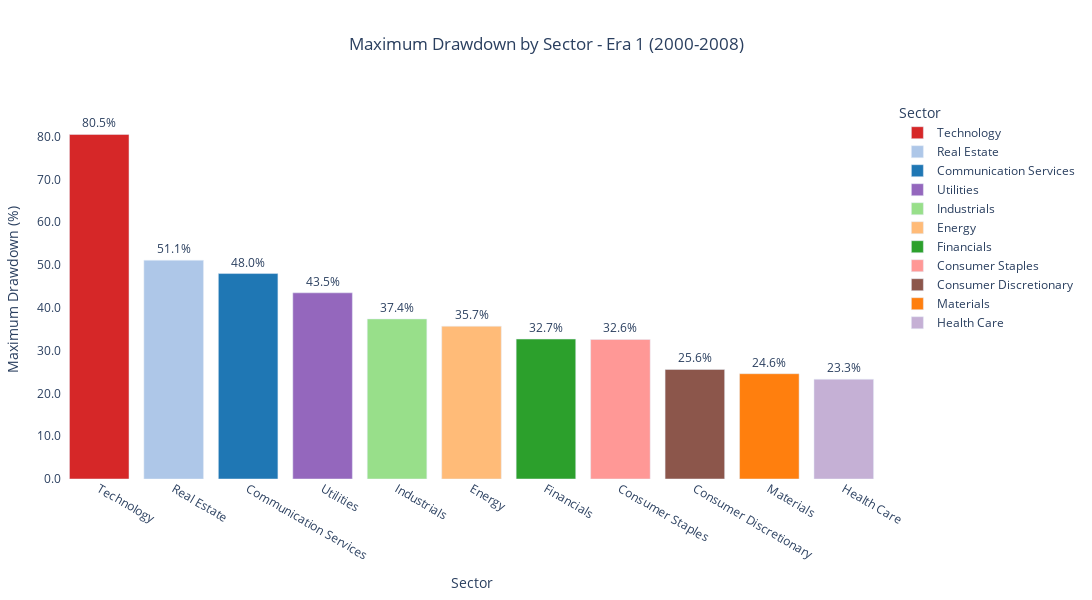

The code cell stored with this chart in its notebook:
### Markdown cell above
The annualised risk vs. return bubble plot provides valuable insights into sector performance. Sectors such as Utilities and Industrials stand out for offering above-average returns coupled with below-average risk, making them attractive options for investors seeking a favorable risk-return tradeoff. Returns are calculated as the average annual compounded return, reflecting consistent growth over time, while risk is measured by the annualised standard deviation, indicating the volatility of returns. The bubble size in the plot represents the market capitalisation of each sector, highlighting the relative scale of their contribution to the market. Notably, Financials and Consumer Discretionary are the two sectors with the largest market caps, underscoring their significant influence on the broader economy.

### Code cell
# Plotting Maximum Drawdown for Era 1
plot_max_drawdown_interactive(
    max_drawdown_era1, 
    'Era 1 (2000-2008)', 
    sector_colors_hex
)

### Figure 1 — Plotly figure (JSON) as saved in the notebook; plotly's stock layout.template omitted (floating-point values rounded to 4 significant figures)
{"data": [{"alignmentgroup": "True", "hovertemplate": "Sector=%{x}<br>Maximum Drawdown (%)=%{text}<extra></extra>", "legendgroup": "Technology", "marker": {"color": "#d62728", "pattern": {"shape": ""}}, "name": "Technology", "offsetgroup": "Technology", "orientation": "v", "showlegend": true, "text": [80.5], "textposition": "outside", "texttemplate": "%{text:.1f}%", "type": "bar", "x": ["Technology"], "xaxis": "x", "y": [80.5], "yaxis": "y"}, {"alignmentgroup": "True", "hovertemplate": "Sector=%{x}<br>Maximum Drawdown (%)=%{text}<extra></extra>", "legendgroup": "Real Estate", "marker": {"color": "#aec7e8", "pattern": {"shape": ""}}, "name": "Real Estate", "offsetgroup": "Real Estate", "orientation": "v", "showlegend": true, "text": [51.1], "textposition": "outside", "texttemplate": "%{text:.1f}%", "type": "bar", "x": ["Real Estate"], "xaxis": "x", "y": [51.1], "yaxis": "y"}, {"alignmentgroup": "True", "hovertemplate": "Sector=%{x}<br>Maximum Drawdown (%)=%{text}<extra></extra>", "legendgroup": "Communication Services", "marker": {"color": "#1f77b4", "pattern": {"shape": ""}}, "name": "Communication Services", "offsetgroup": "Communication Services", "orientation": "v", "showlegend": true, "text": [48], "textposition": "outside", "texttemplate": "%{text:.1f}%", "type": "bar", "x": ["Communication Services"], "xaxis": "x", "y": [48], "yaxis": "y"}, {"alignmentgroup": "True", "hovertemplate": "Sector=%{x}<br>Maximum Drawdown (%)=%{text}<extra></extra>", "legendgroup": "Utilities", "marker": {"color": "#9467bd", "pattern": {"shape": ""}}, "name": "Utilities", "offsetgroup": "Utilities", "orientation": "v", "showlegend": true, "text": [43.5], "textposition": "outside", "texttemplate": "%{text:.1f}%", "type": "bar", "x": ["Utilities"], "xaxis": "x", "y": [43.5], "yaxis": "y"}, {"alignmentgroup": "True", "hovertemplate": "Sector=%{x}<br>Maximum Drawdown (%)=%{text}<extra></extra>", "legendgroup": "Industrials", "marker": {"color": "#98df8a", "pattern": {"shape": ""}}, "name": "Industrials", "offsetgroup": "Industrials", "orientation": "v", "showlegend": true, "text": [37.4], "textposition": "outside", "texttemplate": "%{text:.1f}%", "type": "bar", "x": ["Industrials"], "xaxis": "x", "y": [37.4], "yaxis": "y"}, {"alignmentgroup": "True", "hovertemplate": "Sector=%{x}<br>Maximum Drawdown (%)=%{text}<extra></extra>", "legendgroup": "Energy", "marker": {"color": "#ffbb78", "pattern": {"shape": ""}}, "name": "Energy", "offsetgroup": "Energy", "orientation": "v", "showlegend": true, "text": [35.7], "textposition": "outside", "texttemplate": "%{text:.1f}%", "type": "bar", "x": ["Energy"], "xaxis": "x", "y": [35.7], "yaxis": "y"}, {"alignmentgroup": "True", "hovertemplate": "Sector=%{x}<br>Maximum Drawdown (%)=%{text}<extra></extra>", "legendgroup": "Financials", "marker": {"color": "#2ca02c", "pattern": {"shape": ""}}, "name": "Financials", "offsetgroup": "Financials", "orientation": "v", "showlegend": true, "text": [32.7], "textposition": "outside", "texttemplate": "%{text:.1f}%", "type": "bar", "x": ["Financials"], "xaxis": "x", "y": [32.7], "yaxis": "y"}, {"alignmentgroup": "True", "hovertemplate": "Sector=%{x}<br>Maximum Drawdown (%)=%{text}<extra></extra>", "legendgroup": "Consumer Staples", "marker": {"color": "#ff9896", "pattern": {"shape": ""}}, "name": "Consumer Staples", "offsetgroup": "Consumer Staples", "orientation": "v", "showlegend": true, "text": [32.6], "textposition": "outside", "texttemplate": "%{text:.1f}%", "type": "bar", "x": ["Consumer Staples"], "xaxis": "x", "y": [32.6], "yaxis": "y"}, {"alignmentgroup": "True", "hovertemplate": "Sector=%{x}<br>Maximum Drawdown (%)=%{text}<extra></extra>", "legendgroup": "Consumer Discretionary", "marker": {"color": "#8c564b", "pattern": {"shape": ""}}, "name": "Consumer Discretionary", "offsetgroup": "Consumer Discretionary", "orientation": "v", "showlegend": true, "text": [25.6], "textposition": "outside", "texttemplate": "%{text:.1f}%", "type": "bar", "x": ["Consumer Discretionary"], "xaxis": "x", "y": [25.6], "yaxis": "y"}, {"alignmentgroup": "True", "hovertemplate": "Sector=%{x}<br>Maximum Drawdown (%)=%{text}<extra></extra>", "legendgroup": "Materials", "marker": {"color": "#ff7f0e", "pattern": {"shape": ""}}, "name": "Materials", "offsetgroup": "Materials", "orientation": "v", "showlegend": true, "text": [24.6], "textposition": "outside", "texttemplate": "%{text:.1f}%", "type": "bar", "x": ["Materials"], "xaxis": "x", "y": [24.6], "yaxis": "y"}, {"alignmentgroup": "True", "hovertemplate": "Sector=%{x}<br>Maximum Drawdown (%)=%{text}<extra></extra>", "legendgroup": "Health Care", "marker": {"color": "#c5b0d5", "pattern": {"shape": ""}}, "name": "Health Care", "offsetgroup": "Health Care", "orientation": "v", "showlegend": true, "text": [23.3], "textposition": "outside", "texttemplate": "%{text:.1f}%", "type": "bar", "x": ["Health Care"], "xaxis": "x", "y": [23.3], "yaxis": "y"}], "layout": {"barmode": "relative", "height": 600, "legend": {"title": {"text": "Sector"}, "tracegroupgap": 0}, "margin": {"b": 100, "l": 40, "r": 40, "t": 100}, "plot_bgcolor": "rgba(0,0,0,0)", "title": {"text": "Maximum Drawdown by Sector - Era 1 (2000-2008)", "x": 0.5}, "uniformtext": {"minsize": 8, "mode": "hide"}, "width": 1200, "xaxis": {"anchor": "y", "categoryarray": ["Technology", "Real Estate", "Communication Services", "Utilities", "Industrials", "Energy", "Financials", "Consumer Staples", "Consumer Discretionary", "Materials", "Health Care"], "categoryorder": "array", "domain": [0, 1], "title": {"text": "Sector"}}, "yaxis": {"anchor": "x", "domain": [0, 1], "range": [0, 88.55], "tickfont": {"size": 12}, "tickformat": ".1f", "title": {"font": {"size": 14}, "text": "Maximum Drawdown (%)"}}}}
